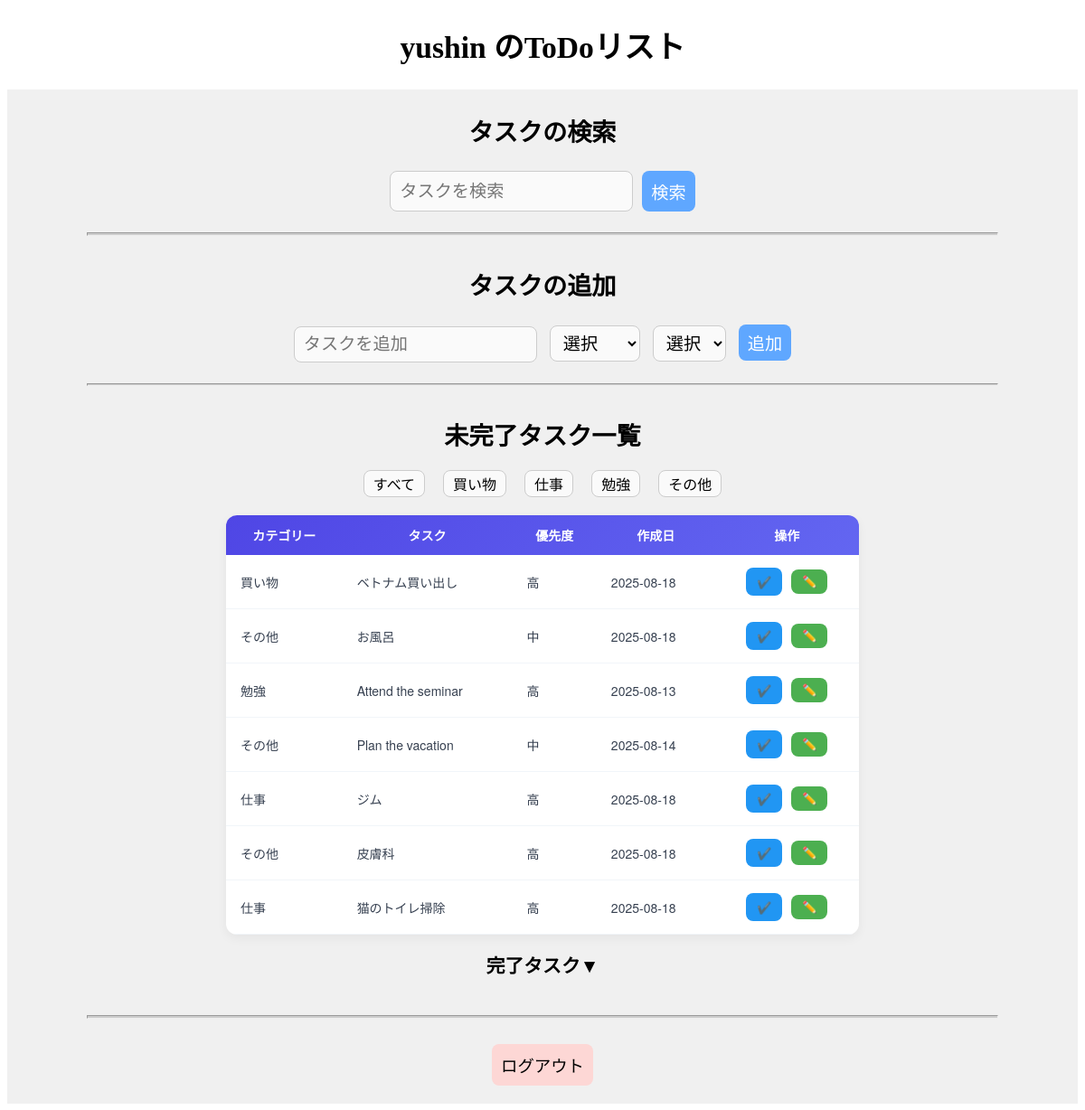
The page / (signed in) on the database its author committed.
### tables this page shows
CREATE TABLE users(
                  id INTEGER PRIMARY KEY,
                  username TEXT UNIQUE,
                  password_hash TEXT
              );

CREATE TABLE tasks(
                  id INTEGER PRIMARY KEY AUTOINCREMENT, 
                  user_id INTEGER,
                  task TEXT,
                  is_done INTEGER DEFAULT 0,
                  category TEXT,
                  priority INTEGER,
                  date_created DATE,
                  FOREIGN KEY(user_id) REFERENCES users(id)
                );

### main.py (the view)
@app.route("/")
@login_required
def index():
    if load_user(current_user.id) is None:
        return redirect(url_for("login"))
    category_filter = request.args.get("category")
    conn = sqlite3.connect(DB_PATH)
    c = conn.cursor()
    if category_filter:
        c.execute("""
                  SELECT id, task, is_done, category, priority, date_created
                  FROM tasks
                  WHERE user_id=? AND category=? AND is_done=0
        """, (current_user.id, category_filter))
    else:
        c.execute("""
            SELECT id, task, is_done, category, priority, date_created
            FROM tasks
            WHERE user_id=? AND is_done=0
        """, (current_user.id,))
    print("カテゴリー：" + str(category_filter))
    active_tasks = c.fetchall()
    if category_filter:
        c.execute("""
                  SELECT id, task, is_done, category, priority, date_created
                  FROM tasks
                  WHERE user_id=? AND category=? AND is_done=1
        """, (current_user.id, category_filter))
    else:
        c.execute("""
            SELECT id, task, is_done, category, priority, date_created
            FROM tasks
            WHERE user_id=? AND is_done=1
        """, (current_user.id,))
    completed_tasks = c.fetchall()
    search_result = []
    search_query = request.args.get("q", "")
    if search_query:
        c.execute("""
                  SELECT id, task, is_done, category, priority, date_created
                  FROM tasks
                  WHERE user_id=? AND task LIKE ? AND is_done=0
        """, (current_user.id, f"%{search_query}%"))
    search_result = c.fetchall()
    conn.close()
    return render_template("index.html", active_tasks=active_tasks, completed_tasks=completed_tasks,
                           search_result=search_result, username=current_user.username)

### main.py (called while the page is built)
@login_manager.user_loader
def load_user(user_id):
    conn = sqlite3.connect(DB_PATH)
    c = conn.cursor()
    c.execute("SELECT id, username, password_hash FROM users WHERE id=?", (user_id,))
    row = c.fetchone()
    if row:
        return User(*row)
    return None

### templates/index.html (shortened to what this page needs)
<!DOCTYPE html>
<html>
<head>
    <link rel="stylesheet" href="{{ url_for('static', filename='css/index.css') }}">
</head>
<body>
    <h1>{{ username }} のToDoリスト</h1>
    <div class="container-box">
        <div class="search-box">
            <h2>タスクの検索</h2>
            <form action="/" method="GET" class="search-form" autocomplete="off">
                <input type="search" name="q" placeholder="タスクを検索" value="{{ request.args.get('q', '') }}">
                <button type="submit">検索</button>
            </form>
        </div>
        <hr>
        <div class="adding">
            <h2 class="adding-h2">タスクの追加</h2>
            <form action="/add" method="POST" autocomplete="off">
                <input type="text" name="task" placeholder="タスクを追加" required>
                <select name="category">
                    <option value="選択" selected hidden>選択</option>
                </select>
                <select name="priority">
                    <option value="選択" selected hidden>選択</option>
                </select>
                <button type="submit">追加</button>
            </form>
        </div>
        <hr>
        <h2>未完了タスク一覧</h2>
        <div id="categoryFilter" class="filter-box">
            <button class="filter-btn" data-category="all">すべて</button>
            <button class="filter-btn" data-category="買い物">買い物</button>
            <button class="filter-btn" data-category="仕事">仕事</button>
            <button class="filter-btn" data-category="勉強">勉強</button>
            <button class="filter-btn" data-category="その他">その他</button>
        </div>
        <div class="active-tasks">
            <table id="todoTable" class="task-table">
                <thead>
                    <tr class="sortable">
                        <th data-sort="category">カテゴリー</th>
                        <th data-sort="task">タスク</th>
                        <th data-sort="priority">優先度</th>
                        <th data-sort="created">作成日</th>
                        <th>操作</th>
                    </tr>
                </thead>
                <tbody>
                    {% for task in active_tasks %}
                    <tr id="task-{{ task[0] }}" class="task-item" data-id="{{ task[0] }}" data-task="{{ task[1] }}"
                        data-category="{{ task[3] }}" data-priority="{{ task[4] }}" data-created="{{ task[5] }}">
                        <td class="category" data-label="カテゴリー">{{ task[3] }}</td>
                        <td class="task" data-label="タスク">{{ task[1] }}</td>
                        <td class="priority" data-label="優先度">
                            {% if task[4] == 1 %}高
                            {% elif task[4] == 2 %}中
                            {% else %}低
                            {% endif %}
                        </td>
                        <td class="date_created" data-label="作成日">{{ task[5] }}</td>
                        <td class="actions">
                            <a href="/toggle/{{ task[0] }}" class="btn btn-comp">✔️</a>
                            <button class="btn btn-edit">✏️</button>
                        </td>
                    </tr>
                    {% endfor %}
                </tbody>
            </table>
        </div>
        <h2 id="taskComp" class="btn accordion-btn">完了タスク▼</h2>
        <hr>
        <a href="/logout" class="logout">ログアウト</a>
    </div>
</body>
</html>

### static/css/index.css (style rules this page uses)
h1 { font-size: 2.1rem; text-align: center; margin: 25px; }
hr { height: 1.5px; width: 85%; background-color: #ccc; }
.container-box { display: flex; flex-direction: column; align-items: center; height: 100%; background-color: #f0f0f0; }
.search-box h2 { text-align: center; margin: 25px auto 10px; }
.search-form { display: flex; }
.search-box input[type="search"], .search-box button[type="submit"] { box-sizing: border-box; font-size: 1.2rem; height: 45px; padding: 0 10px; margin: 15px 5px; border: 1px solid #ccc; border-radius: 8px; background: #fafafa; }
.search-form input[type="search"] { flex: 1; }
.search-form button[type="submit"] { flex-shrink: 0; background-color: #5fa7ff; color: white; border: none; cursor: pointer; }
.adding-h2 { text-align: center; margin: 25px auto 10px; }
.adding input[type="text"], .adding select, .adding button[type="submit"] { box-sizing: border-box; font-size: 1.2rem; height: 40px; padding: 0 10px; margin: 15px 5px; border: 1px solid #ccc; border-radius: 8px; background: #fafafa; }
.adding button[type="submit"] { background-color: #5fa7ff; color: white; border: none; cursor: pointer; }
h2 { font-size: 1.7rem; margin: 25px 0 10px; }
.filter-box { display: flex; }
.filter-btn { box-sizing: border-box; font-size: 1rem; height: 30px; padding: 0 10px; margin: 10px; border: 1px solid #ccc; border-radius: 8px; background: #fafafa; cursor: pointer; }
.active-tasks { margin: 10px auto; }
.task-table { width: 700px; max-width: 700px; border-collapse: collapse; font-family: "Helvetica Neue", Arial, sans-serif; background: #fff; border-radius: 12px; overflow: hidden; box-shadow: 0 4px 12px rgba(0, 0, 0, 0.05); }
.task-table thead { background: linear-gradient(135deg, #4f46e5, #6366f1); color: #fff; text-align: center; }
.task-table thead th { padding: 12px 16px; font-weight: 600; font-size: 14px; cursor: pointer; user-select: none; transition: background 0.2s ease; }
.task-table tbody tr { border-bottom: 1px solid #f1f5f9; transition: background 0.2s ease; }
.task-table td { padding: 12px 16px; font-size: 14px; color: #374151; vertical-align: middle; }
.task-table td.actions { display: flex; gap: 6px; justify-content: center; align-items: center; }
.task-table .btn { padding: 6px 12px; border-radius: 8px; font-size: 13px; font-weight: 500; border: none; cursor: pointer; transition: background 0.2s ease, transform 0.1s ease; }
.btn { display: inline-block; padding: 6px 12px; margin: 2px; border-radius: 6px; border: none; cursor: pointer; font-size: 14px; text-decoration: none; transition: all 0.2s ease; }
.btn-edit { background-color: #4CAF50; color: white; }
.btn-comp { background-color: #2196F3; color: white; }
.accordion-btn { font-size: 1.3rem !important; text-align: center; }
.logout { display: block; text-align: center; margin: 20px auto; padding: 10px; background-color: #fdd7d5; font-size: 1.15rem; color: black; border-radius: 8px; text-decoration: none; }

### rows shown on the page
users: username "yushin"
tasks: category "買い物", task "ベトナム買い出し", priority "高", date_created "2025-08-18"
tasks: category "その他", task "お風呂", priority "中", date_created "2025-08-18"
tasks: category "勉強", task "Attend the seminar", priority "高", date_created "2025-08-13"
tasks: category "その他", task "Plan the vacation", priority "中", date_created "2025-08-14"
tasks: category "仕事", task "ジム", priority "高", date_created "2025-08-18"
tasks: category "その他", task "皮膚科", priority "高", date_created "2025-08-18"
tasks: category "仕事", task "猫のトイレ掃除", priority "高", date_created "2025-08-18"
